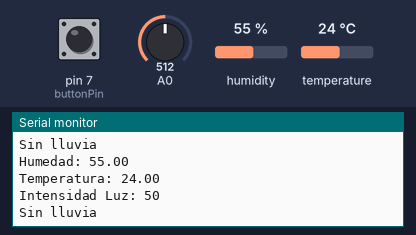
Bench run of a sketch on a simulated Arduino Uno, built with avr-gcc and run on an emulated ATmega328P. Shown: the last lines printed to the serial monitor. The test bench sets the inputs (shaded band); at power-on: A0 = 512, pin 7 (buttonPin) LOW, humidity 55 %, temperature 24 °C.

Above: at 1.8 s.
1.9 s: A0 set to 1023
At 2.9 s:
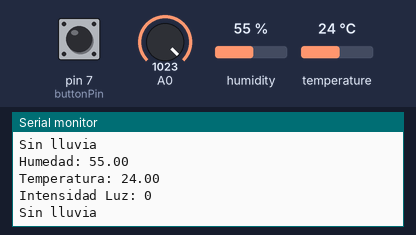
7.9 s: pin 7 (buttonPin) pulled HIGH for 1.25 s
At 9.0 s:
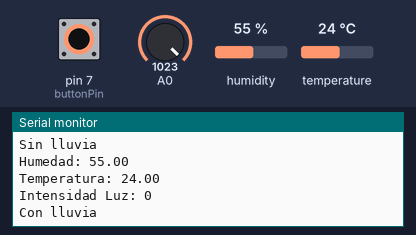
10.6 s: humidity set to 22 %
At 11.7 s:
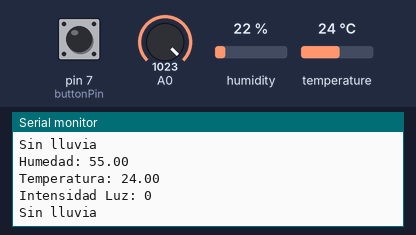
12.1 s: temperature set to 12 °C
At 13.5 s:
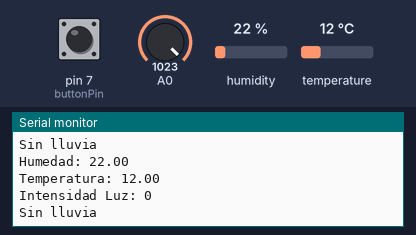
13.6 s: A0 set to 900
At 14.7 s:
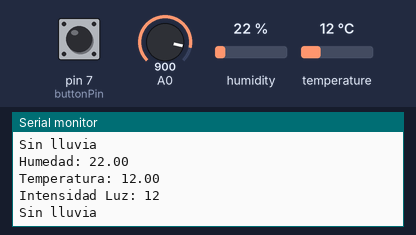
15.1 s: A0 set to 0
At 16.0 s:
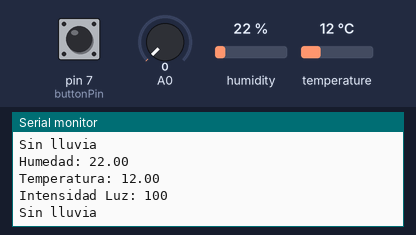
Timing chart, 0 to 18.1 s (numbered marks = the images above; inputs shaded):
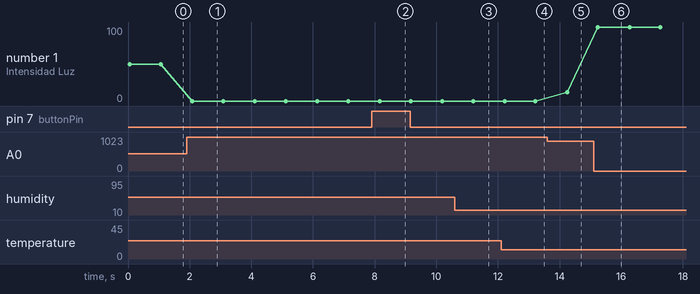

The sketch:

estacion.ino
```cpp
#include "DHT.h"
#define DHTPIN 2
#define DHTTYPE DHT11
DHT dht(DHTPIN, DHTTYPE);
//librerias del DHT 11
int sensor =0;
int salida=0;
const int buttonPin = 7;
int buttonState = 0;
void setup() {
Serial.begin(9600); //Se inicia la comunicación serial
dht.begin(); //Se inicia el sensor
}

void loop()
{
  float h = dht.readHumidity(); //se lee la humedad
  float t= dht.readTemperature(); // se lee la temperatura
  Serial.print("Humedad: ");
  Serial.print(h);
  Serial.print("\n");
  Serial.print("Temperatura: ");
  Serial.print(t);
  Serial.print("\n");
///////////////////////////////////////////////////////////
  sensor = analogRead(A0);
  //salida = map(sensor, 0, 1023, 0, 255);
  salida = 100.0 -(( sensor * 100.0)/1024.0);
  Serial.print("Intensidad Luz: ");

  Serial.print(salida);
  Serial.print("\n");
///////////////////////////////////////////////////////////
  buttonState = digitalRead(buttonPin);
  if (buttonState == HIGH)
  {

    Serial.print("Con lluvia");
    Serial.print("\n");
  }
  else
  {

    Serial.print("Sin lluvia");
    Serial.print("\n");
  }


  delay(1000);

}
```

Measured:
- after the input at 1.9 s, the serial monitor: prints a new line after 0.19 s (image 1)
- after the input at 7.9 s, the serial monitor: prints a new line after 0.28 s (image 2)
- after the input at 12.1 s, the serial monitor: prints a new line after 0.10 s (image 4)
- after the input at 13.6 s, the serial monitor: prints a new line after 0.64 s (image 5)
- after the input at 15.1 s, the serial monitor: prints a new line after 0.14 s (image 6)
- plotted number 1: 50 → 0 after the input at 1.9 s, 12 → 100 after the input at 15.1 s
